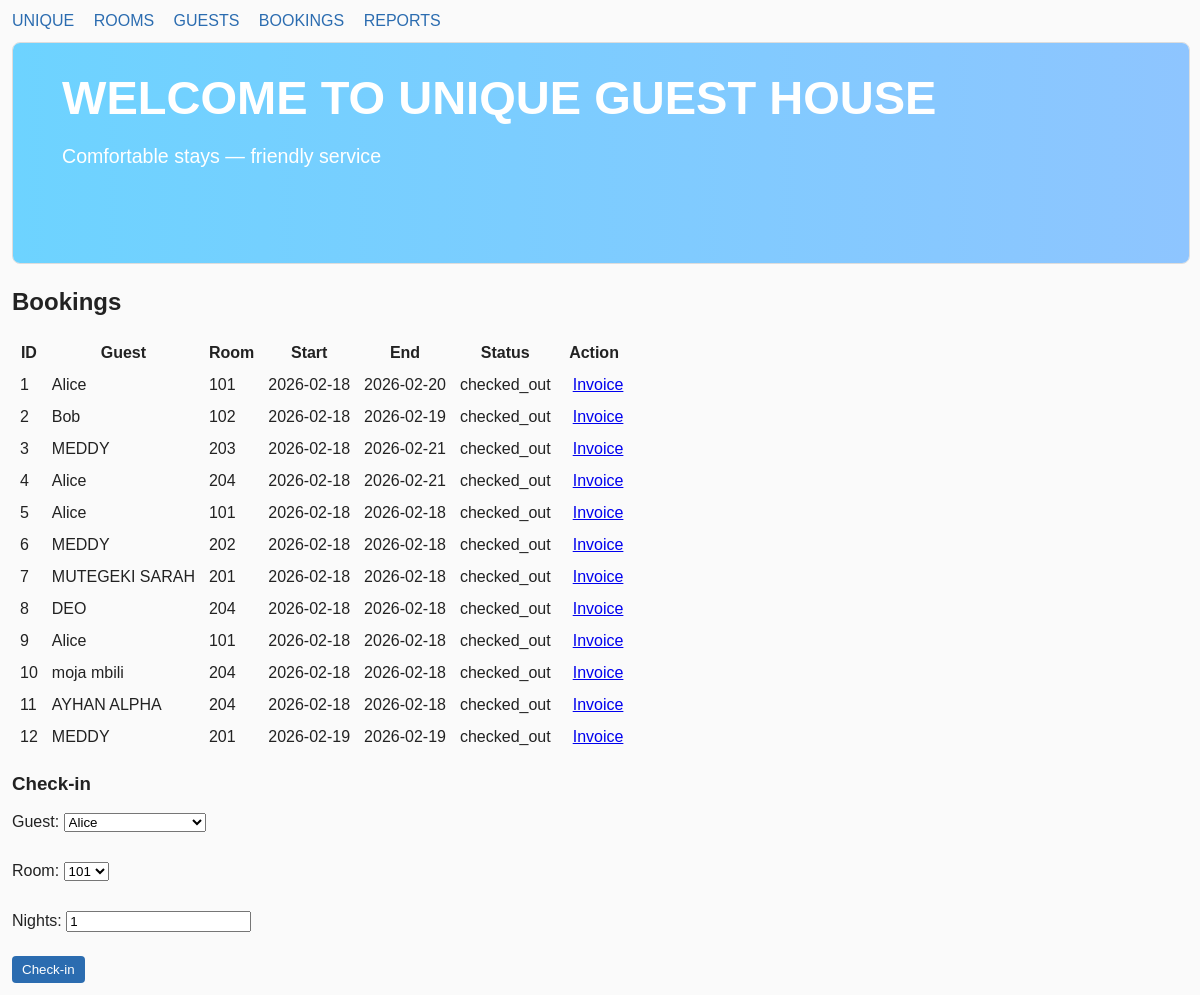
Screenshot of /bookings with the database file from the repository.
### tables this page shows
CREATE TABLE bookings (
        id INTEGER PRIMARY KEY,
        guest_id INTEGER,
        room_id INTEGER,
        start_date TEXT,
        end_date TEXT,
        status TEXT,
        FOREIGN KEY(guest_id) REFERENCES guests(id),
        FOREIGN KEY(room_id) REFERENCES rooms(id)
    );

CREATE TABLE "guests" (id INTEGER PRIMARY KEY, name TEXT, phone TEXT, nin_number TEXT);

CREATE TABLE rooms (
        id INTEGER PRIMARY KEY,
        number TEXT UNIQUE,
        type TEXT,
        price REAL,
        available INTEGER DEFAULT 1
    );

### web_app.py (the view, shortened to what this page needs)
@app.route('/bookings', methods=['GET', 'POST'])
def bookings():
    conn = get_conn()
    cur = conn.cursor()
    guest_id = request.args.get('guest_id')
    guest_name = None
    if guest_id:
        try:
            gid = int(guest_id)
            cur.execute("SELECT name FROM guests WHERE id=?", (gid,))
            row = cur.fetchone()
            guest_name = row[0] if row else None
            cur.execute("SELECT b.id, g.name, r.number, b.start_date, b.end_date, b.status FROM bookings b JOIN guests g ON b.guest_id=g.id JOIN rooms r ON b.room_id=r.id WHERE b.guest_id=? ORDER BY b.id", (gid,))
        except Exception:
            cur.execute("SELECT b.id, g.name, r.number, b.start_date, b.end_date, b.status FROM bookings b JOIN guests g ON b.guest_id=g.id JOIN rooms r ON b.room_id=r.id ORDER BY b.id")
    else:
        cur.execute("SELECT b.id, g.name, r.number, b.start_date, b.end_date, b.status FROM bookings b JOIN guests g ON b.guest_id=g.id JOIN rooms r ON b.room_id=r.id ORDER BY b.id")
    bookings = cur.fetchall()
    cur.execute('SELECT id, name FROM guests ORDER BY id')
    guests = cur.fetchall()
    cur.execute('SELECT id, number FROM rooms WHERE available=1 ORDER BY number')
    rooms = cur.fetchall()
    conn.close()
    return render_template('bookings.html', bookings=bookings, guests=guests, rooms=rooms, guest_filter=guest_id, guest_name=guest_name)

### web_app.py (called while the page is built)
def get_conn():
    return sqlite3.connect(DB_PATH)

### templates/bookings.html (shortened to what this page needs)
{% extends 'base.html' %}
{% block content %}
  <h2>Bookings</h2>
  <table border="0" cellpadding="6">
    <tr><th>ID</th><th>Guest</th><th>Room</th><th>Start</th><th>End</th><th>Status</th><th>Action</th></tr>
    {% for b in bookings %}
      <tr>
        <td>{{b[0]}}</td>
        <td>{{b[1]}}</td>
        <td>{{b[2]}}</td>
        <td>{{b[3]}}</td>
        <td>{{b[4]}}</td>
        <td>{{b[5]}}</td>
        <td>
          <a href="{{ url_for('invoice', booking_id=b[0]) }}" style="margin-left:8px">Invoice</a>
        </td>
      </tr>
    {% endfor %}
  </table>
  <h3>Check-in</h3>
  <form method="post">
    <label>Guest: <select name="guest_id" required>
      {% for g in guests %}
        <option value="{{g[0]}}">{{g[1]}}</option>
      {% endfor %}
    </select></label><br>
    <label>Room: <select name="room_id" required>
      {% for r in rooms %}
        <option value="{{r[0]}}">{{r[1]}}</option>
      {% endfor %}
    </select></label><br>
    <label>Nights: <input name="nights" type="number" value="1" min="1" required></label><br>
    <button type="submit">Check-in</button>
  </form>
{% endblock %}

### static/css/styles.css (style rules this page uses)
body { font-family:Arial,Helvetica,sans-serif;margin:12px;background:#fafafa;color:#222 }
form label { display:block;margin:6px 0 }
button { background:#2b6cb0;color:white;border:none;padding:6px 10px;border-radius:4px }

### rows the page displays
bookings: id "1", name "Alice", number "101", start_date "2026-02-18", end_date "2026-02-20", status "checked_out"
bookings: id "2", name "Bob", number "102", start_date "2026-02-18", end_date "2026-02-19", status "checked_out"
bookings: id "3", name "MEDDY", number "203", start_date "2026-02-18", end_date "2026-02-21", status "checked_out"
bookings: id "4", name "Alice", number "204", start_date "2026-02-18", end_date "2026-02-21", status "checked_out"
bookings: id "5", name "Alice", number "101", start_date "2026-02-18", end_date "2026-02-18", status "checked_out"
bookings: id "6", name "MEDDY", number "202", start_date "2026-02-18", end_date "2026-02-18", status "checked_out"
bookings: id "7", name "MUTEGEKI SARAH", number "201", start_date "2026-02-18", end_date "2026-02-18", status "checked_out"
bookings: id "8", name "DEO", number "204", start_date "2026-02-18", end_date "2026-02-18", status "checked_out"
bookings: id "9", name "Alice", number "101", start_date "2026-02-18", end_date "2026-02-18", status "checked_out"
bookings: id "10", name "moja mbili", number "204", start_date "2026-02-18", end_date "2026-02-18", status "checked_out"
bookings: id "11", name "AYHAN ALPHA", number "204", start_date "2026-02-18", end_date "2026-02-18", status "checked_out"
bookings: id "12", name "MEDDY", number "201", start_date "2026-02-19", end_date "2026-02-19", status "checked_out"

### other values shown
form field guest_id "Alice"
form field room_id "101"
